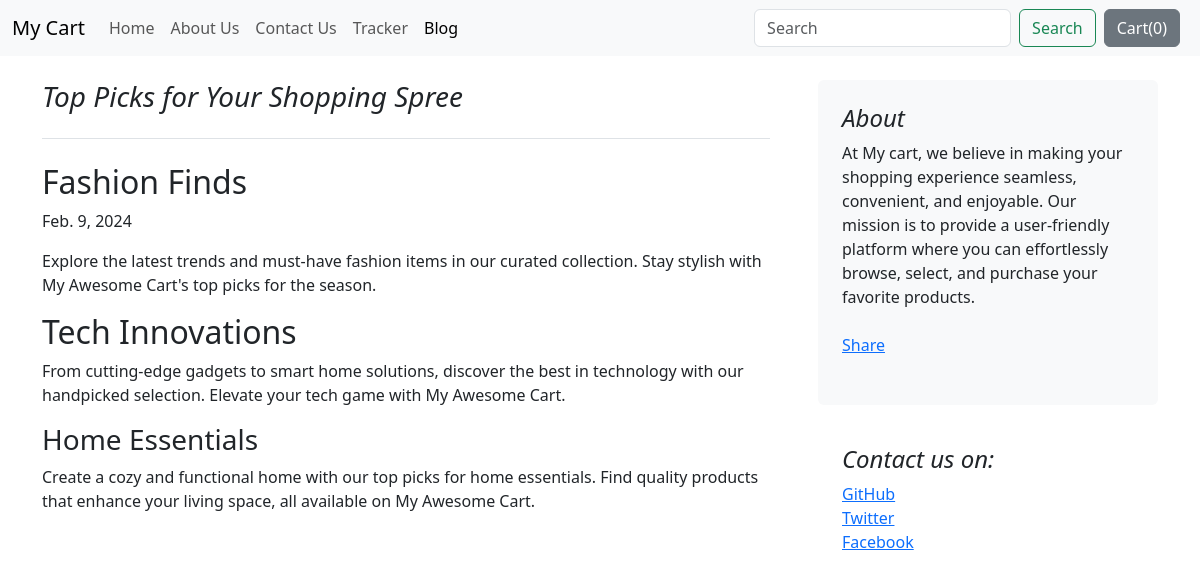
The page /blog/blogpost/6 on the database its author committed.
### Blog/models.py (models this page shows)
class blogposttt(models.Model):
    post_id=models.AutoField(primary_key=True)
    title=models.CharField(max_length=50)
    head1=models.CharField(max_length=50)
    chead1=models.CharField(max_length=500)
    head2=models.CharField(max_length=50)
    chead2=models.CharField(max_length=500)
    head3=models.CharField(max_length=50)
    chead3=models.CharField(max_length=500)
    publish_date=models.DateField()
    thumbnail=models.ImageField(upload_to="Blog/images",default="")
    def __str__(self) -> str:
        return self.title

### Blog/views.py (the view)
# urls.py: path('blogpost/<int:id>',views.blogpost,name='blogpost')
def blogpost(request,id):
    cpost=blogposttt.objects.filter(post_id=id)[0]
    print(cpost)
    return render(request,'blog/blogpost.html',{'cpost':cpost})

### Blog/Templates/blog/blogpost.html (shortened to what this page needs)
{% extends 'blog/basic.html' %}
{% block body %}
<div class="container my-4">
    <div class="row g-5">
        <div class="col-md-8">
          <h3 class="pb-4 mb-4 fst-italic border-bottom">
            {{cpost.title}}
          </h3>
          <article class="blog-post">
            <h2 class="blog-post-title">{{cpost.head1}}</h2>
            <p class="blog-post-meta">{{cpost.publish_date}}</p>
            <p>{{cpost.chead1}}</p>
            <h2>{{cpost.head2}}</h2>
            <p>{{cpost.chead2}}</p>
            <h3>{{cpost.head3}}</h3>
            <p>{{cpost.chead3}}</p>
            </article>
        </div>
        <div class="col-md-4">
          <div class="position-sticky" style="top: 2rem;">
            <div class="p-4 mb-3 bg-body-tertiary rounded">
              <h4 class="fst-italic">About</h4>
              <p class="mb-0">At My cart, we believe in making your shopping experience seamless, convenient, and enjoyable. Our mission is to provide a user-friendly platform where you can effortlessly browse, select, and purchase your favorite products.</p>
              <div class=" my-4 fb-share-button" data-href="http://127.0.0.1:8000/blog/blogpost/{{cpost.post_id}}" data-layout="" data-size=""><a target="_blank" href="https://www.facebook.com/sharer/sharer.php?u=http%3A%2F%2F127.0.0.1%3A8000%2Fblog%2Fblogpost%2F1&amp;src=sdkpreparse" class="fb-xfbml-parse-ignore">Share</a></div>
            </div>
            <div class="p-4">
              <h4 class="fst-italic">Contact us on:</h4>
              <ol class="list-unstyled">
                <li><a href="#">GitHub</a></li>
                <li><a href="#">Twitter</a></li>
                <li><a href="#">Facebook</a></li>
              </ol>
            </div>
          </div>
        </div>
      </div>
</div>
{% endblock %}

### rows shown on the page
blogposttt: title "Top Picks for Your Shopping Spree", head1 "Fashion Finds", publish_date "Feb. 9, 2024", chead1 "Explore the latest trends and must-have fashion items in our curated collection. Stay stylish with My Awesome Cart's top picks for the season.", head2 "Tech Innovations", chead2 "From cutting-edge gadgets to smart home solutions, discover the best in technology with our handpicked selection. Elevate your tech game with My Awesome Cart.", head3 "Home Essentials", chead3 "Create a cozy and functional home with our top picks for home essentials. Find quality products that enhance your living space, all available on My Awesome Cart."
